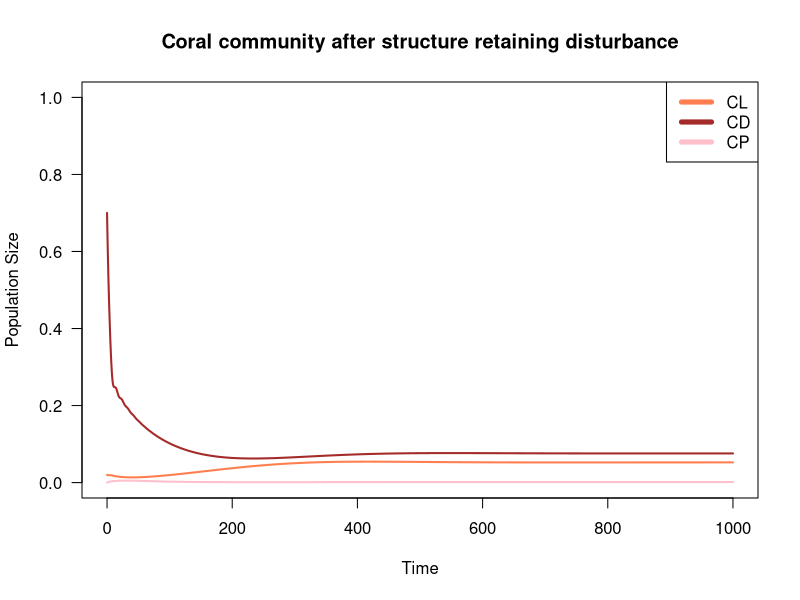
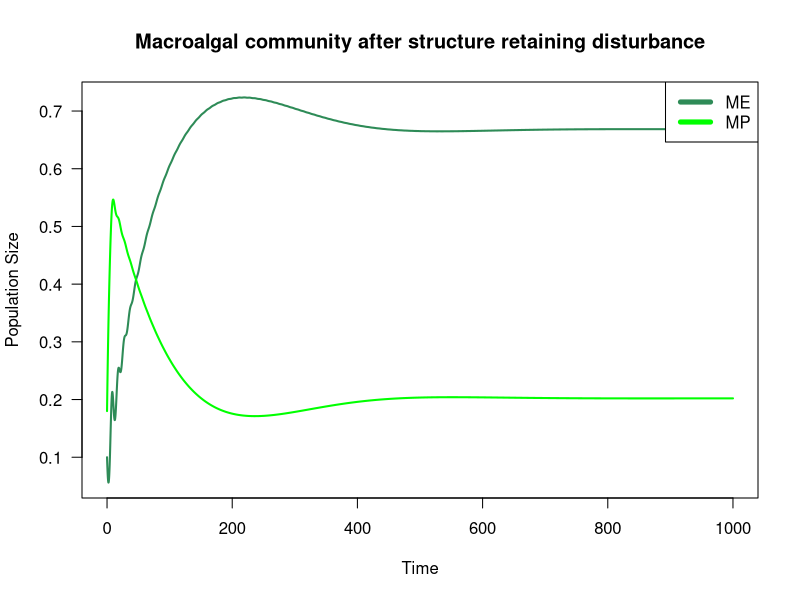
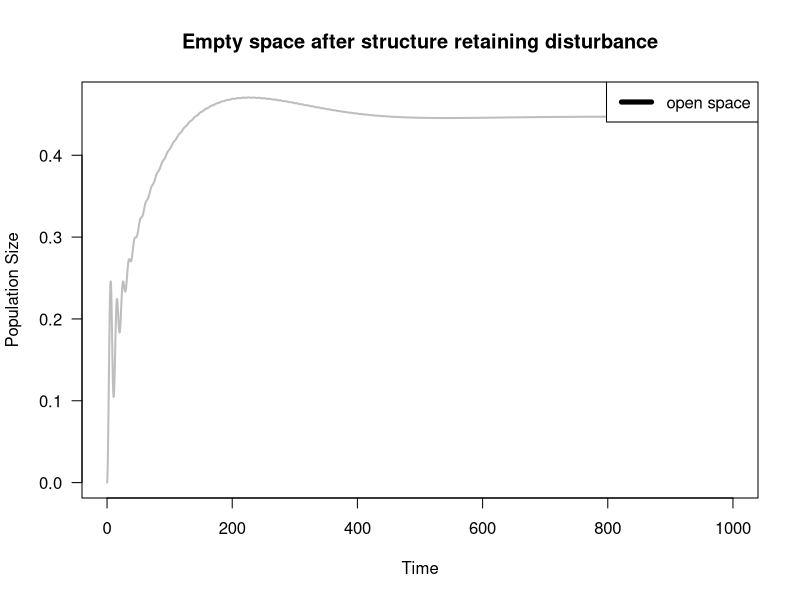
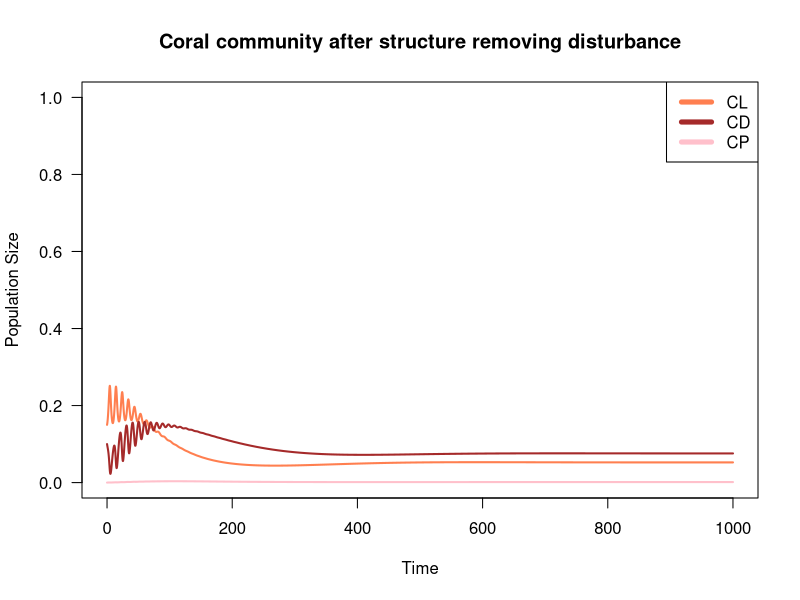
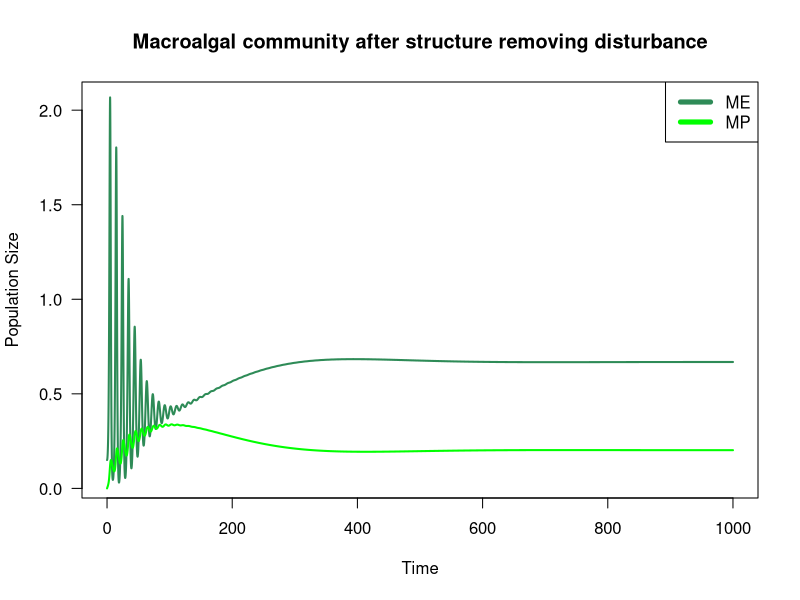
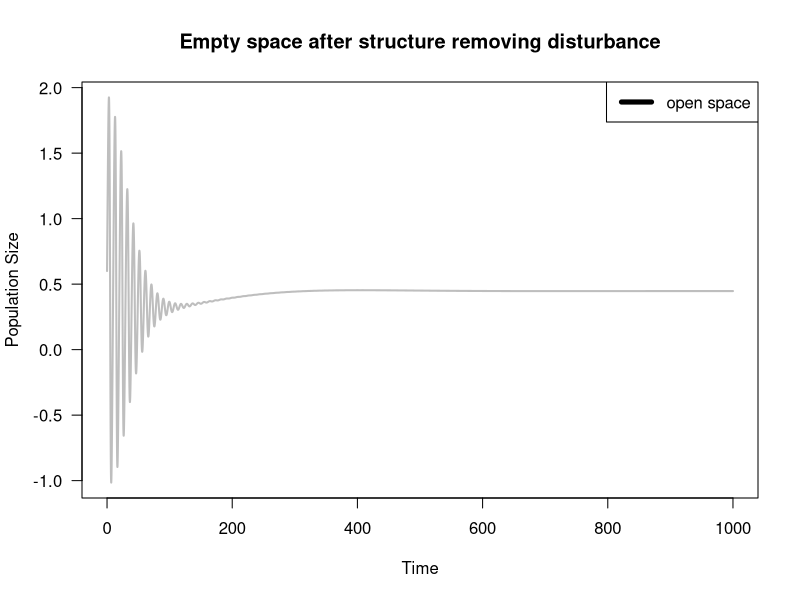
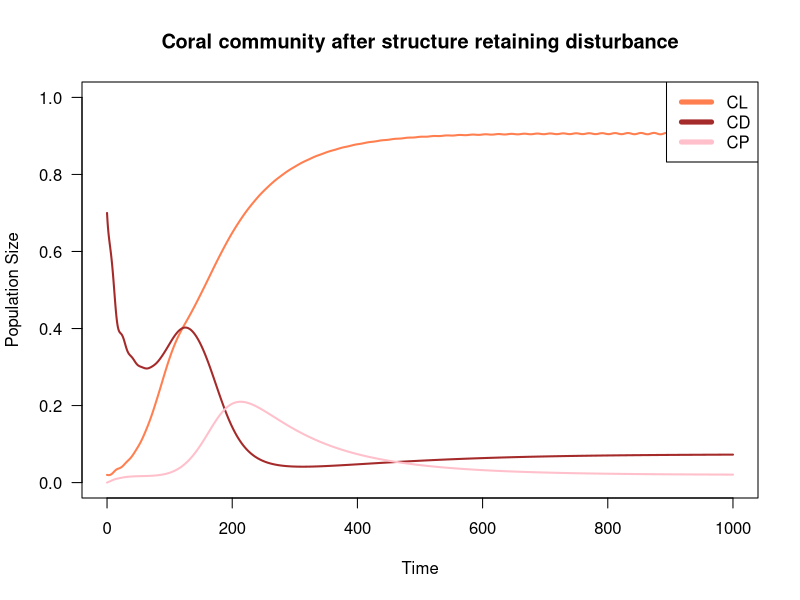
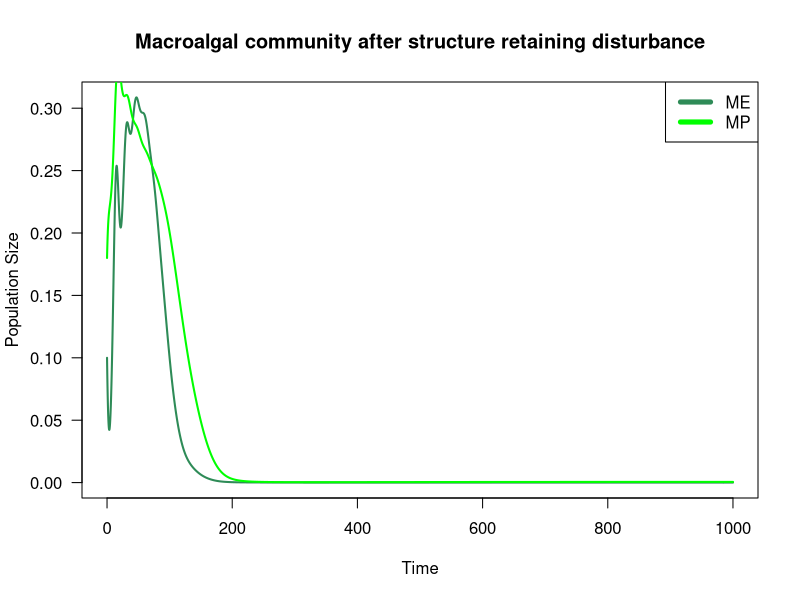

Generate these figures, in order, with R: (Note: a time limit stopped this script after it produced the figures.)
## ---- chunk 1
knitr::opts_chunk$set(echo = TRUE)
## ---- chunk 2
library(vegan)
## ---- chunk 3
#VARIABLES
#CL  #live coral on open substrate
#CD  #dead coral
#CP #Live coral on dead coral
#ME #Exposed macroalgae
#MP #Protected macroalgae
#S #Empty space; colonizable by coral or macroalgae

#PARAMETERS (change in proportional cover/year)
gc <- 0.1 #growth rate of coral
gm <- 0.6 #growth rate of macroalgae
gmc <- 0.06 #Overgrowth rate of macroalgae onto live coral
dc <- 0.001 #Death rate of coral
dm <- 0.05 #Senescence rate of macroalgae
e <- 0.01 #Erosion rate of dead coral
gammaC <- 0.001 #Open settlement rate of coral
settlement <- 1 #Multiplier for rate of coral settlement onto dead coral
gammaM <- 0.001 #Open settlement rate of macroalgae
h <- 0.3 #Ambient herbivory rate
p <- 0.5 #Algal protection; degree to which ambient herbivory is reduced for protected macroalgae

## ---- chunk 4
#change in proportional live coral on the reef over time (dCL/dt)
#equation_1 <- gc*CL*S + gammaC*S - gmc*CL*(ME+MP) - dc*CL 
## ---- chunk 5

#dCD/dt
#equation_2 <- dc*(CL+CP)+ MP*(h*(1-p)+dm)- gc*CP*CD-S*gammaC*CD-gm*CD*(ME+MP) - gammaM*CD- e*CD

## ---- chunk 6
#change in proportional cover of live coral growing on dead coral over time (dCP/dt)
#dCP/dt = GC* CP*CD + s*gammaC*CD - gmc*CP*(ME+MP) - dc*CP - e*CP
#equation_3 <- gc*CP*CD + settlement*gammaC*CD - gmc*CP*(ME + MP) - dc*CP - e*CP

## ---- chunk 7
#dME/dt= gm*ME*S + gammaM*S - ME(h+dm)
#equation_4 <- gm*ME*S + gammaM*S - ME*(h+dm)
## ---- chunk 8
#dMP/dt = gm*MP*CD +gm*ME*CD + gmc*CL(ME+MP) +gmc*CP*(ME+MP) + gammaM*CD - MP(h(1-p) +dm + e)
#equation_5 <- gm*MP*CD +gm*ME*CD + gmc*CL*(ME+MP) +gmc*CP*(ME+MP) + gammaM*CD - MP*(h*(1-p) +dm + e)
## ---- chunk 9
#S = 1 - CL - CD - CP - ME - MP
#equation_6 <- 1 - CL - CD - CP - ME - MP
## ---- chunk 10
#VARIABLES
#CL  #live coral on open substrate
#CD  #dead coral
#CP #Live coral on dead coral
#ME #Exposed macroalgae
#MP #Protected macroalgae
#S #Empty space; colonizable by coral or macroalgae

#PARAMETERS (change in proportional cover/year)
gc <- 0.1 #growth rate of coral
gm <- 0.6 #growth rate of macroalgae
gmc <- 0.06 #Overgrowth rate of macroalgae onto live coral
dc <- 0.001 #Death rate of coral
dm <- 0.05 #Senescence rate of macroalgae
e <- 0.01 #Erosion rate of dead coral
gammaC <- 0.001 #Open settlement rate of coral
settlement <- 1 #Multiplier for rate of coral settlement onto dead coral
gammaM <- 0.001 #Open settlement rate of macroalgae
h <- 0.3 #Ambient herbivory rate
p <- 0.5 #Algal protection; degree to which ambient herbivory is reduced for protected macroalgae
## ---- chunk 11
# create a vector of timesteps
tset1 <- seq(from = 0, to = 1000, length.out = 10005)

# create holding vectors and fill initial conditions - inital conditions represent proportional cover of the benthos
CL.simu1 <- NaN*tset1; CL.simu1[1] <- 0.02  #live coral
CD.simu1 <- NaN*tset1; CD.simu1[1] <- 0.7 #dead coral
CP.simu1 <- NaN*tset1; CP.simu1[1] <- 0 #live coral on dead coral
ME.simu1 <- NaN*tset1; ME.simu1[1] <- 0.1 #exposed macroalgae
MP.simu1 <- NaN*tset1; MP.simu1[1] <- 0.18 #protected macroalgae
S.simu1 <- NaN*tset1; S.simu1[1] <- 0 #empty space, not sure what to put here

# for each timestep
for(i in 2:length(tset1)){
  # calculate change in time
	dt <- tset1[i]-tset1[i-1]
	
	# store placeholder variables
	CL <- CL.simu1[i-1]
	CD <- CD.simu1[i-1]
	CP <- CP.simu1[i-1]
	ME <- ME.simu1[i-1]
	MP <- MP.simu1[i-1]
   S <- S.simu1[i-1]
	
	# calculate change in resource level and population size 
	dCL <- (gc*CL*S + gammaC*S - gmc*CL*(ME+MP) - dc*CL)*dt #equation 1
	dCD <- (dc*(CL+CP)+ MP*(h*(1-p)+dm) - gc*CP*CD - settlement*gammaC*CD - gm*CD*(ME+MP) - gammaM*CD - e*CD)*dt #equation 2
	dCP <- (gc*CP*CD + settlement*gammaC*CD - gmc*CP*(ME + MP) - dc*CP - e*CP)*dt #equation 3
	dME <- (gm*ME*S + gm*MP*S + gammaM*S - ME*(h+dm))*dt #equation 4
	dMP <- (gm*MP*CD + gm*ME*CD + gmc*CL*(ME+MP) + gmc*CP*(ME+MP) + gammaM*CD - MP*(h*(1-p) + dm + e))*dt #equation 5
   dS <- (1 - CL - CD - CP - ME - MP)*dt #can i do that??? #equation 6
	
	# calculate total size
	CL.simu1[i] <- CL + dCL
	CD.simu1[i] <- CD + dCD
	CP.simu1[i] <- CP + dCP
	ME.simu1[i] <- ME + dME
	MP.simu1[i] <- MP + dMP
	S.simu1[i] <- S + dS
}

#check loop worked
head(CL.simu1)
tail(MP.simu1)

## ---- chunk 12
#plot
# store colors for variables
CLcol <- 'coral'
CDcol <- 'brown'
CPcol <- 'pink'
MEcol <- 'seagreen'
MPcol <- 'green'
Scol <- 'gray'

# plot coral as a function of time
plot(x = tset1, y = CL.simu1,
     type = 'l', las = 1, lwd = 2, col = CLcol,
     ylim = c(0, 1),
     xlab = 'Time', ylab = 'Population Size',
     main = "Coral community after structure retaining disturbance")
 lines(x = tset1, y = CD.simu1,
      lwd = 2, col = CDcol)
 lines(x = tset1, y = CP.simu1,
      lwd = 2, col = CPcol )
 legend(x = 'topright', legend = c('CL', 'CD', 'CP'), lwd = 5, col = c(CLcol, CDcol, CPcol))

# plot population macroalgae as a function of time
plot(x = tset1, y = ME.simu1,
     type = 'l', las = 1, lwd = 2, col = MEcol,
     xlab = 'Time', ylab = 'Population Size',
     main = "Macroalgal community after structure retaining disturbance")
lines(x = tset1, y = MP.simu1,
      lwd = 2, col = MPcol)
legend(x = 'topright', legend = c('ME', 'MP'), lwd = 5, col = c(MEcol, MPcol))

# plot open space as a function of time
plot(x = tset1, y = S.simu1,
     type = 'l', las = 1, lwd = 2, col = "grey",
     xlab = 'Time', ylab = 'Population Size',
     main = "Empty space after structure retaining disturbance")
legend(x = 'topright', legend = c('open space'), lwd = 5)
## ---- chunk 13
#create a vector of timesteps
tset1 <- seq(from = 0, to = 1000, length.out = 10005)

# create holding vectors and fill initial conditions - inital conditions represent proportional cover of the benthos
CL.simu2 <- NaN*tset1; CL.simu2[1] <- 0.15  #live coral
CD.simu2 <- NaN*tset1; CD.simu2[1] <- 0.1 #dead coral
CP.simu2 <- NaN*tset1; CP.simu2[1] <- 0 #live coral on dead coral
ME.simu2 <- NaN*tset1; ME.simu2[1] <- 0.15 #exposed macroalgae
MP.simu2 <- NaN*tset1; MP.simu2[1] <- 0.0 #protected macroalgae
S.simu2 <- NaN*tset1; S.simu2[1] <- 0.6 #empty space, not sure what to put here

# for each timestep
for(i in 2:length(tset1)){
  # calculate change in time
	dt <- tset1[i]-tset1[i-1]
	
	# store placeholder variables
	CL <- CL.simu2[i-1]
	CD <- CD.simu2[i-1]
	CP <- CP.simu2[i-1]
	ME <- ME.simu2[i-1]
	MP <- MP.simu2[i-1]
   S <- S.simu2[i-1]
	
	# calculate change in resource level and population size 
	dCL <- (gc*CL*S + gammaC*S - gmc*CL*(ME+MP) - dc*CL)*dt #equation 1
	dCD <- (dc*(CL+CP)+ MP*(h*(1-p)+dm) - gc*CP*CD - settlement*gammaC*CD - gm*CD*(ME+MP) - gammaM*CD - e*CD)*dt #equation 2
	dCP <- (gc*CP*CD + settlement*gammaC*CD - gmc*CP*(ME + MP) - dc*CP - e*CP)*dt #equation 3
	dME <- (gm*ME*S + gm*MP*S + gammaM*S - ME*(h+dm))*dt #equation 4
	dMP <- (gm*MP*CD + gm*ME*CD + gmc*CL*(ME+MP) + gmc*CP*(ME+MP) + gammaM*CD - MP*(h*(1-p) + dm + e))*dt #equation 5
   dS <- (1 - CL - CD - CP - ME - MP)*dt #can i do that??? #equation 6
	
	# calculate total size
	CL.simu2[i] <- CL + dCL
	CD.simu2[i] <- CD + dCD
	CP.simu2[i] <- CP + dCP
	ME.simu2[i] <- ME + dME
	MP.simu2[i] <- MP + dMP
	S.simu2[i] <- S + dS
}

#check loop worked
head(CL.simu2)
tail(MP.simu2)

## ---- chunk 14
# plot coral as a function of time
plot(x = tset1, y = CL.simu2,
     type = 'l', las = 1, lwd = 2, col = CLcol,
     ylim = c(0, 1),
     xlab = 'Time', ylab = 'Population Size',
     main = "Coral community after structure removing disturbance")
 lines(x = tset1, y = CD.simu2,
      lwd = 2, col = CDcol)
 lines(x = tset1, y = CP.simu2,
      lwd = 2, col = CPcol )
 legend(x = 'topright', legend = c('CL', 'CD', 'CP'), lwd = 5, col = c(CLcol, CDcol, CPcol))

# plot population macroalgae as a function of time
plot(x = tset1, y = ME.simu2,
     type = 'l', las = 1, lwd = 2, col = MEcol,
     xlab = 'Time', ylab = 'Population Size',
     main = "Macroalgal community after structure removing disturbance")
lines(x = tset1, y = MP.simu2,
      lwd = 2, col = MPcol)
legend(x = 'topright', legend = c('ME', 'MP'), lwd = 5, col = c(MEcol, MPcol))

# plot open space as a function of time
plot(x = tset1, y = S.simu2,
     type = 'l', las = 1, lwd = 2, col = "grey",
     xlab = 'Time', ylab = 'Population Size',
     main = "Empty space after structure removing disturbance")
legend(x = 'topright', legend = c('open space'), lwd = 5)
## ---- chunk 15
gm_2 <- 0.3 #DECREASING growth rate of macroalgae

# create a vector of timesteps
tset1 <- seq(from = 0, to = 1000, length.out = 10005)

# create holding vectors and fill initial conditions - inital conditions represent proportional cover of the benthos
CL.simu3 <- NaN*tset1; CL.simu3[1] <- 0.02  #live coral
CD.simu3 <- NaN*tset1; CD.simu3[1] <- 0.7 #dead coral
CP.simu3 <- NaN*tset1; CP.simu3[1] <- 0 #live coral on dead coral
ME.simu3 <- NaN*tset1; ME.simu3[1] <- 0.1 #exposed macroalgae
MP.simu3 <- NaN*tset1; MP.simu3[1] <- 0.18 #protected macroalgae
S.simu3 <- NaN*tset1; S.simu3[1] <- 0 #empty space, not sure what to put here

# for each timestep
for(i in 2:length(tset1)){
  # calculate change in time
	dt <- tset1[i]-tset1[i-1]
	
	# store placeholder variables
	CL <- CL.simu3[i-1]
	CD <- CD.simu3[i-1]
	CP <- CP.simu3[i-1]
	ME <- ME.simu3[i-1]
	MP <- MP.simu3[i-1]
   S <- S.simu3[i-1]
	
	# calculate change in resource level and population size 
	dCL <- (gc*CL*S + gammaC*S - gmc*CL*(ME+MP) - dc*CL)*dt #equation 1
	dCD <- (dc*(CL+CP)+ MP*(h*(1-p)+dm) - gc*CP*CD - settlement*gammaC*CD - gm_2*CD*(ME+MP) - gammaM*CD - e*CD)*dt #equation 2
	dCP <- (gc*CP*CD + settlement*gammaC*CD - gmc*CP*(ME + MP) - dc*CP - e*CP)*dt #equation 3
	dME <- (gm_2*ME*S + gm_2*MP*S + gammaM*S - ME*(h+dm))*dt #equation 4
	dMP <- (gm_2*MP*CD + gm_2*ME*CD + gmc*CL*(ME+MP) + gmc*CP*(ME+MP) + gammaM*CD - MP*(h*(1-p) + dm + e))*dt #equation 5
   dS <- (1 - CL - CD - CP - ME - MP)*dt #can i do that??? #equation 6
	
	# calculate total size
	CL.simu3[i] <- CL + dCL
	CD.simu3[i] <- CD + dCD
	CP.simu3[i] <- CP + dCP
	ME.simu3[i] <- ME + dME
	MP.simu3[i] <- MP + dMP
	S.simu3[i] <- S + dS
}

#check loop worked
head(CL.simu3)
tail(MP.simu3)

## ---- chunk 16
# plot coral as a function of time
plot(x = tset1, y = CL.simu3,
     type = 'l', las = 1, lwd = 2, col = CLcol,
     ylim = c(0, 1),
     xlab = 'Time', ylab = 'Population Size',
     main = "Coral community after structure retaining disturbance")
 lines(x = tset1, y = CD.simu3,
      lwd = 2, col = CDcol)
 lines(x = tset1, y = CP.simu3,
      lwd = 2, col = CPcol )
 legend(x = 'topright', legend = c('CL', 'CD', 'CP'), lwd = 5, col = c(CLcol, CDcol, CPcol))

# plot population macroalgae as a function of time
plot(x = tset1, y = ME.simu3,
     type = 'l', las = 1, lwd = 2, col = MEcol,
     xlab = 'Time', ylab = 'Population Size',
     main = "Macroalgal community after structure retaining disturbance")
lines(x = tset1, y = MP.simu3,
      lwd = 2, col = MPcol)
legend(x = 'topright', legend = c('ME', 'MP'), lwd = 5, col = c(MEcol, MPcol))

# plot open space as a function of time
plot(x = tset1, y = S.simu3,
     type = 'l', las = 1, lwd = 2, col = "grey",
     xlab = 'Time', ylab = 'Population Size',
     main = "Empty space after structure retaining disturbance")
legend(x = 'topright', legend = c('open space'), lwd = 5)
## ---- chunk 17
# create a vector of timesteps
tset1 <- seq(from = 0, to = 1000, length.out = 10005)

# create holding vectors and fill initial conditions - inital conditions represent proportional cover of the benthos
CL.simu4 <- NaN*tset1; CL.simu4[1] <- 0.15  #live coral
CD.simu4 <- NaN*tset1; CD.simu4[1] <- 0.1 #dead coral
CP.simu4 <- NaN*tset1; CP.simu4[1] <- 0 #live coral on dead coral
ME.simu4 <- NaN*tset1; ME.simu4[1] <- 0.15 #exposed macroalgae
MP.simu4 <- NaN*tset1; MP.simu4[1] <- 0.0 #protected macroalgae
S.simu4 <- NaN*tset1; S.simu4[1] <- 0.6 #empty space, not sure what to put here

# for each timestep
for(i in 2:length(tset1)){
  # calculate change in time
	dt <- tset1[i]-tset1[i-1]
	
	# store placeholder variables
	CL <- CL.simu4[i-1]
	CD <- CD.simu4[i-1]
	CP <- CP.simu4[i-1]
	ME <- ME.simu4[i-1]
	MP <- MP.simu4[i-1]
   S <- S.simu4[i-1]
	
	# calculate change in resource level and population size 
	dCL <- (gc*CL*S + gammaC*S - gmc*CL*(ME+MP) - dc*CL)*dt #equation 1
	dCD <- (dc*(CL+CP)+ MP*(h*(1-p)+dm) - gc*CP*CD - settlement*gammaC*CD - gm_2*CD*(ME+MP) - gammaM*CD - e*CD)*dt #equation 2
	dCP <- (gc*CP*CD + settlement*gammaC*CD - gmc*CP*(ME + MP) - dc*CP - e*CP)*dt #equation 3
	dME <- (gm_2*ME*S + gm_2*MP*S + gammaM*S - ME*(h+dm))*dt #equation 4
	dMP <- (gm_2*MP*CD + gm_2*ME*CD + gmc*CL*(ME+MP) + gmc*CP*(ME+MP) + gammaM*CD - MP*(h*(1-p) + dm + e))*dt #equation 5
   dS <- (1 - CL - CD - CP - ME - MP)*dt #can i do that??? #equation 6
	
	# calculate total size
	CL.simu4[i] <- CL + dCL
	CD.simu4[i] <- CD + dCD
	CP.simu4[i] <- CP + dCP
	ME.simu4[i] <- ME + dME
	MP.simu4[i] <- MP + dMP
	S.simu4[i] <- S + dS
}

#check loop worked
head(CL.simu4)
tail(MP.simu4)
## ---- chunk 18
# plot coral as a function of time
plot(x = tset1, y = CL.simu4,
     type = 'l', las = 1, lwd = 2, col = CLcol,
     ylim = c(0, 1),
     xlab = 'Time', ylab = 'Population Size',
     main = "Coral community after structure removing disturbance")
 lines(x = tset1, y = CD.simu4,
      lwd = 2, col = CDcol)
 lines(x = tset1, y = CP.simu4,
      lwd = 2, col = CPcol )
 legend(x = 'topright', legend = c('CL', 'CD', 'CP'), lwd = 5, col = c(CLcol, CDcol, CPcol))

# plot population macroalgae as a function of time
plot(x = tset1, y = ME.simu4,
     type = 'l', las = 1, lwd = 2, col = MEcol,
     xlab = 'Time', ylab = 'Population Size',
     main = "Macroalgal community after structure removing disturbance")
lines(x = tset1, y = MP.simu4,
      lwd = 2, col = MPcol)
legend(x = 'topright', legend = c('ME', 'MP'), lwd = 5, col = c(MEcol, MPcol))

# plot open space as a function of time
plot(x = tset1, y = S.simu4,
     type = 'l', las = 1, lwd = 2, col = "grey",
     xlab = 'Time', ylab = 'Population Size',
     main = "Empty space after structure removing disturbance")
legend(x = 'topright', legend = c('open space'), lwd = 5)
## ---- chunk 19
gmset <- seq(from = 0, to = 7,length.out = 400) #dont know what numbers to put here

CLstarset <- NaN*gmset
MEstarset <- NaN*gmset

CDstarset <- NaN*gmset
CPstarset <- NaN*gmset
MPstarset <- NaN*gmset
Sstarset <- NaN*gmset

for(j in 1:length(gmset)){
    gm <- gmset[j] 
    
#holding vectors and initial conditions for live coral and exposed macroalgae cover  
    CL.simu5 <- NaN*tset1; CL.simu5[1] <-  0.02  
    ME.simu5 <- NaN*tset1; ME.simu5[1] <- 0.1
    
    CD.simu5 <- NaN*tset1; CD.simu5[1] <- 0.7 #dead coral
    CP.simu5 <- NaN*tset1; CP.simu5[1] <- 0 #live coral on dead coral
    MP.simu5 <- NaN*tset1; MP.simu5[1] <- 0.18 #protected macroalgae
    S.simu5 <- NaN*tset1; S.simu5[1] <- 0 #empty space, not sure what to put here


    
    for(i in 2:length(tset1)){
        dt <- tset1[i]-tset1[i-1]
        
        # storing temporary variables
        CL <- CL.simu5[i-1]
        ME <- ME.simu5[i-1]
        
        CD <- CD.simu5[i-1]
      	CP <- CP.simu5[i-1]
      	MP <- MP.simu5[i-1]
        S <- S.simu5[i-1]
        
        # calculating change in population size
        dCL <- (gc*CL*S + gammaC*S - gmc*CL*(ME+MP) - dc*CL)*dt
        dME <- (gm_2*ME*S + gm*MP*S + gammaM*S - ME*(h+dm))*dt
        
        dCD <- (dc*(CL+CP)+ MP*(h*(1-p)+dm) - gc*CP*CD - settlement*gammaC*CD - gm*CD*(ME+MP) - gammaM*CD - e*CD)*dt 
	      dCP <- (gc*CP*CD + settlement*gammaC*CD - gmc*CP*(ME + MP) - dc*CP - e*CP)*dt 
	      dMP <- (gm*MP*CD + gm*ME*CD + gmc*CL*(ME+MP) + gmc*CP*(ME+MP) + gammaM*CD - MP*(h*(1-p) + dm + e))*dt 
        dS <- (1 - CL - CD - CP - ME - MP)*dt 
        
        # calculating total population size
        CL.simu5[i] <- CL.simu5[i-1] + dCL
        ME.simu5[i] <- ME.simu5[i-1] + dME
        
        CD.simu5[i] <- CD.simu5[i-1] + dCD
        CP.simu5[i] <- CP.simu5[i-1] + dCP
	      MP.simu5[i] <- MP.simu5[i-1] + dMP
	      S.simu5[i] <- S.simu5[i-1] + dS
	      
    }
    
    # storing last population size (equilibrium population size) in holding vector
    CLstarset[j] <- CL.simu5[length(tset1)]
    MEstarset[j] <- ME.simu5[length(tset1)]
    
    CDstarset[j] <- CD.simu5[length(tset1)]
    CPstarset[j] <- CP.simu5[length(tset1)]
    MPstarset[j] <- MP.simu5[length(tset1)]
    Sstarset[j] <- S.simu5[length(tset1)]
    
}
## ---- chunk 20
#Live coral bifurcation diagram
plot(x = gmset, y = CLstarset,
     type = 'l', lwd = 2, col = CLcol, las = 1,
     xlab = 'Growth Rate of Macroalgae, gm', ylab = 'Stable equilibria of Live Coral Cover, CL*',
     ylim = )

#Exposed Macroalgae bifurcation diagram
plot(x = gmset, y = MEstarset,
     type = 'l', lwd = 2, col = MEcol, las = 1,
     xlab = 'Growth Rate of Macroalgae, gm', ylab = 'Stable equilibria of Exposed Macroalgae, ME*')
## ---- chunk 21
pset <- seq(from = 0, to = 1,length.out = 100) #dont know what numbers to put here

CLstarset <- NaN*pset
MEstarset <- NaN*pset

CDstarset <- NaN*pset
CPstarset <- NaN*pset
MPstarset <- NaN*pset
Sstarset <- NaN*pset

for(j in 1:length(pset)){
    p <- pset[j] 
    
#holding vectors and initial conditions for live coral and exposed macroalgae cover  
    CL.simu6 <- NaN*tset1; CL.simu6[1] <-  0.9  
    ME.simu6 <- NaN*tset1; ME.simu6[1] <- 0.1
    
    CD.simu6 <- NaN*tset1; CD.simu6[1] <- 0 #dead coral
    CP.simu6 <- NaN*tset1; CP.simu6[1] <- 0 #live coral on dead coral
    MP.simu6 <- NaN*tset1; MP.simu6[1] <- 0 #protected macroalgae
    S.simu6 <- NaN*tset1; S.simu6[1] <- 0 #empty space, not sure what to put here


    
    for(i in 2:length(tset1)){
        dt <- tset1[i]-tset1[i-1]
        
        # storing temporary variables
        CL <- CL.simu6[i-1]
        ME <- ME.simu6[i-1]
        
        CD <- CD.simu6[i-1]
      	CP <- CP.simu6[i-1]
      	MP <- MP.simu6[i-1]
        S <- S.simu6[i-1]
        
        # calculating change in population size
        dCL <- (gc*CL*S + gammaC*S - gmc*CL*(ME+MP) - dc*CL)*dt
        dME <- (gm_2*ME*S + gm*MP*S + gammaM*S - ME*(h+dm))*dt
        
        dCD <- (dc*(CL+CP)+ MP*(h*(1-p)+dm) - gc*CP*CD - settlement*gammaC*CD - gm*CD*(ME+MP) - gammaM*CD - e*CD)*dt 
	      dCP <- (gc*CP*CD + settlement*gammaC*CD - gmc*CP*(ME + MP) - dc*CP - e*CP)*dt 
	      dMP <- (gm*MP*CD + gm*ME*CD + gmc*CL*(ME+MP) + gmc*CP*(ME+MP) + gammaM*CD - MP*(h*(1-p) + dm + e))*dt 
        dS <- (1 - CL - CD - CP - ME - MP)*dt 
        
        # calculating total population size
        CL.simu6[i] <- CL.simu6[i-1] + dCL
        ME.simu6[i] <- ME.simu6[i-1] + dME
        
        CD.simu6[i] <- CD.simu6[i-1] + dCD
        CP.simu6[i] <- CP.simu6[i-1] + dCP
	      MP.simu6[i] <- MP.simu6[i-1] + dMP
	      S.simu6[i] <- S.simu6[i-1] + dS
	      
    }
    
    # storing last population size (equilibrium population size) in holding vector
    CLstarset[j] <- CL.simu6[length(tset1)]
    MEstarset[j] <- ME.simu6[length(tset1)]
    
    CDstarset[j] <- CD.simu6[length(tset1)]
    CPstarset[j] <- CP.simu6[length(tset1)]
    MPstarset[j] <- MP.simu6[length(tset1)]
    Sstarset[j] <- S.simu6[length(tset1)]
    
}

#Live coral bifurcation diagram
plot(x = pset, y = CLstarset,
     type = 'l', lwd = 2, col = CLcol, las = 1,
     xlab = 'p', ylab = 'Stable equilibria of Live Coral Cover, CL*',
     ylim = )

#Exposed Macroalgae bifurcation diagram
plot(x = pset, y = MEstarset,
     type = 'l', lwd = 2, col = MEcol, las = 1,
     xlab = 'p', ylab = 'Stable equilibria of Exposed Macroalgae, ME*')
